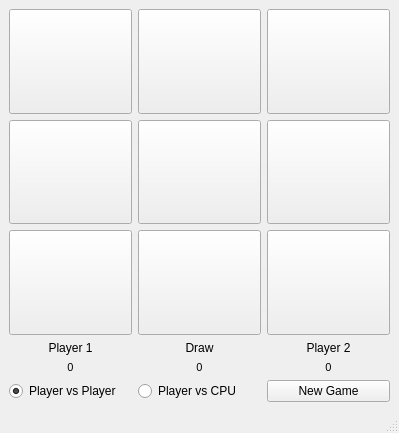
<?xml version="1.0" encoding="UTF-8"?>
<ui version="4.0">
 <class>MainWindow</class>
 <widget class="QMainWindow" name="MainWindow">
  <property name="geometry">
   <rect>
    <x>0</x>
    <y>0</y>
    <width>354</width>
    <height>433</height>
   </rect>
  </property>
  <property name="windowTitle">
   <string>MainWindow</string>
  </property>
  <widget class="QWidget" name="centralwidget">
   <layout class="QGridLayout" name="gridLayout">
    <item row="4" column="1">
     <widget class="QLabel" name="lbl_draw">
      <property name="font">
       <font>
        <pointsize>8</pointsize>
       </font>
      </property>
      <property name="text">
       <string>0</string>
      </property>
      <property name="alignment">
       <set>Qt::AlignCenter</set>
      </property>
     </widget>
    </item>
    <item row="2" column="0">
     <widget class="QPushButton" name="btn_20">
      <property name="sizePolicy">
       <sizepolicy hsizetype="MinimumExpanding" vsizetype="MinimumExpanding">
        <horstretch>0</horstretch>
        <verstretch>0</verstretch>
       </sizepolicy>
      </property>
      <property name="font">
       <font>
        <pointsize>32</pointsize>
       </font>
      </property>
      <property name="text">
       <string/>
      </property>
     </widget>
    </item>
    <item row="3" column="1">
     <widget class="QLabel" name="label_2">
      <property name="text">
       <string>Draw</string>
      </property>
      <property name="alignment">
       <set>Qt::AlignCenter</set>
      </property>
     </widget>
    </item>
    <item row="4" column="2">
     <widget class="QLabel" name="lbl_player2">
      <property name="font">
       <font>
        <pointsize>8</pointsize>
       </font>
      </property>
      <property name="text">
       <string>0</string>
      </property>
      <property name="alignment">
       <set>Qt::AlignCenter</set>
      </property>
     </widget>
    </item>
    <item row="0" column="0">
     <widget class="QPushButton" name="btn_00">
      <property name="sizePolicy">
       <sizepolicy hsizetype="MinimumExpanding" vsizetype="MinimumExpanding">
        <horstretch>0</horstretch>
        <verstretch>0</verstretch>
       </sizepolicy>
      </property>
      <property name="font">
       <font>
        <pointsize>32</pointsize>
       </font>
      </property>
      <property name="text">
       <string/>
      </property>
     </widget>
    </item>
    <item row="4" column="0">
     <widget class="QLabel" name="lbl_player1">
      <property name="font">
       <font>
        <pointsize>8</pointsize>
       </font>
      </property>
      <property name="text">
       <string>0</string>
      </property>
      <property name="alignment">
       <set>Qt::AlignCenter</set>
      </property>
     </widget>
    </item>
    <item row="0" column="2">
     <widget class="QPushButton" name="btn_02">
      <property name="sizePolicy">
       <sizepolicy hsizetype="MinimumExpanding" vsizetype="MinimumExpanding">
        <horstretch>0</horstretch>
        <verstretch>0</verstretch>
       </sizepolicy>
      </property>
      <property name="font">
       <font>
        <pointsize>32</pointsize>
       </font>
      </property>
      <property name="text">
       <string/>
      </property>
     </widget>
    </item>
    <item row="3" column="0">
     <widget class="QLabel" name="label">
      <property name="text">
       <string>Player 1</string>
      </property>
      <property name="alignment">
       <set>Qt::AlignCenter</set>
      </property>
     </widget>
    </item>
    <item row="1" column="1">
     <widget class="QPushButton" name="btn_11">
      <property name="sizePolicy">
       <sizepolicy hsizetype="MinimumExpanding" vsizetype="MinimumExpanding">
        <horstretch>0</horstretch>
        <verstretch>0</verstretch>
       </sizepolicy>
      </property>
      <property name="font">
       <font>
        <pointsize>32</pointsize>
       </font>
      </property>
      <property name="text">
       <string/>
      </property>
     </widget>
    </item>
    <item row="2" column="1">
     <widget class="QPushButton" name="btn_21">
      <property name="sizePolicy">
       <sizepolicy hsizetype="MinimumExpanding" vsizetype="MinimumExpanding">
        <horstretch>0</horstretch>
        <verstretch>0</verstretch>
       </sizepolicy>
      </property>
      <property name="font">
       <font>
        <pointsize>32</pointsize>
       </font>
      </property>
      <property name="text">
       <string/>
      </property>
     </widget>
    </item>
    <item row="2" column="2">
     <widget class="QPushButton" name="btn_22">
      <property name="sizePolicy">
       <sizepolicy hsizetype="MinimumExpanding" vsizetype="MinimumExpanding">
        <horstretch>0</horstretch>
        <verstretch>0</verstretch>
       </sizepolicy>
      </property>
      <property name="font">
       <font>
        <pointsize>32</pointsize>
       </font>
      </property>
      <property name="text">
       <string/>
      </property>
     </widget>
    </item>
    <item row="0" column="1">
     <widget class="QPushButton" name="btn_01">
      <property name="sizePolicy">
       <sizepolicy hsizetype="MinimumExpanding" vsizetype="MinimumExpanding">
        <horstretch>0</horstretch>
        <verstretch>0</verstretch>
       </sizepolicy>
      </property>
      <property name="font">
       <font>
        <pointsize>32</pointsize>
       </font>
      </property>
      <property name="text">
       <string/>
      </property>
     </widget>
    </item>
    <item row="1" column="0">
     <widget class="QPushButton" name="btn_10">
      <property name="sizePolicy">
       <sizepolicy hsizetype="MinimumExpanding" vsizetype="MinimumExpanding">
        <horstretch>0</horstretch>
        <verstretch>0</verstretch>
       </sizepolicy>
      </property>
      <property name="font">
       <font>
        <pointsize>32</pointsize>
       </font>
      </property>
      <property name="text">
       <string/>
      </property>
     </widget>
    </item>
    <item row="1" column="2">
     <widget class="QPushButton" name="btn_12">
      <property name="sizePolicy">
       <sizepolicy hsizetype="MinimumExpanding" vsizetype="MinimumExpanding">
        <horstretch>0</horstretch>
        <verstretch>0</verstretch>
       </sizepolicy>
      </property>
      <property name="font">
       <font>
        <pointsize>32</pointsize>
       </font>
      </property>
      <property name="text">
       <string/>
      </property>
     </widget>
    </item>
    <item row="3" column="2">
     <widget class="QLabel" name="label_3">
      <property name="text">
       <string>Player 2</string>
      </property>
      <property name="alignment">
       <set>Qt::AlignCenter</set>
      </property>
     </widget>
    </item>
    <item row="5" column="0">
     <widget class="QRadioButton" name="rb_p_vs_p">
      <property name="text">
       <string>Player vs Player</string>
      </property>
      <property name="checked">
       <bool>true</bool>
      </property>
     </widget>
    </item>
    <item row="5" column="1">
     <widget class="QRadioButton" name="rb_p_vs_cpu">
      <property name="text">
       <string>Player vs CPU</string>
      </property>
      <property name="checked">
       <bool>false</bool>
      </property>
     </widget>
    </item>
    <item row="5" column="2">
     <widget class="QPushButton" name="newgame">
      <property name="text">
       <string>New Game</string>
      </property>
     </widget>
    </item>
   </layout>
  </widget>
  <widget class="QMenuBar" name="menubar">
   <property name="geometry">
    <rect>
     <x>0</x>
     <y>0</y>
     <width>354</width>
     <height>22</height>
    </rect>
   </property>
  </widget>
  <widget class="QStatusBar" name="statusbar"/>
 </widget>
 <resources/>
 <connections/>
</ui>
